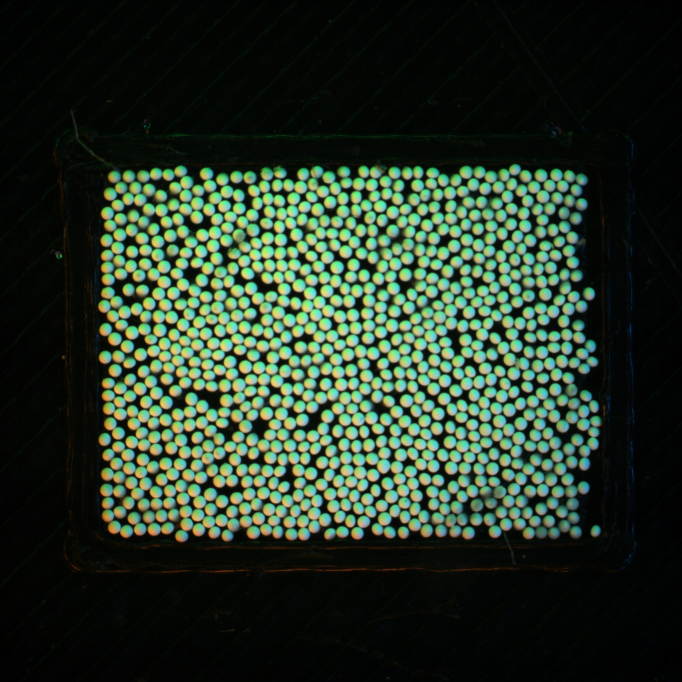
#> input picture brace200.jpg, 2046 x 2046 px (shown at 1/3 size)
$ python findContoursNoimage.py   (older library calls are emulated)
#> lines starting #> are read from the running program, lines starting #| are printed output that depends on the picture; after the words box and inside, x2 and y2 are one past the last pixel; in counts of white or black regions, pixels touching at a corner belong together; long printed decimals are rounded
import timeit
import statistics
start = timeit.default_timer()
import cv2
import numpy as np
#rawImage = cv2.imread('resize.bmp')
rawImage = cv2.imread('brace200.jpg')
#> rawImage is the input picture: shape (2046, 2046, 3); mean B, G, R 39.6, 55.4, 39.4
#cv2.imshow('Original Image', rawImage)
#cv2.waitKey(0)
bilateral_filtered_image = cv2.bilateralFilter(rawImage, 5, 175, 175)
cv2.imshow('Bilateral', bilateral_filtered_image)
cv2.waitKey(0)
edge_detected_image = cv2.Canny(bilateral_filtered_image, 75, 200)
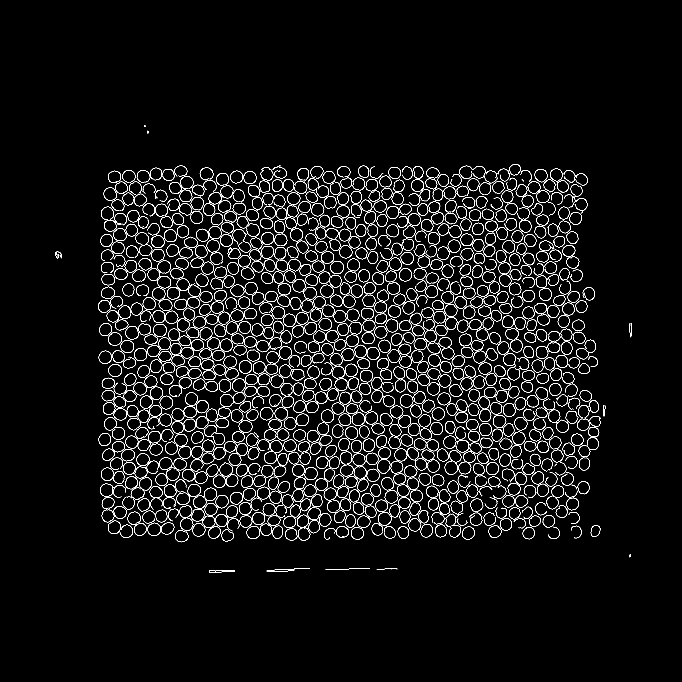
#> edge_detected_image: shape (2046, 2046) (shown at 1/3 size); 3.2% white in thin lines or dots, all inside (x1, y1, x2, y2) = (165, 376, 1895, 1717)
cv2.imshow('Edge', edge_detected_image)
cv2.imwrite('cvCanny.jpg',edge_detected_image)
print('D-type',edge_detected_image.dtype)
#| D-type uint8
print('Shape',edge_detected_image.shape)
#| Shape (2046, 2046)
edge_detected_image = cv2.imread('cannyImage.jpg')
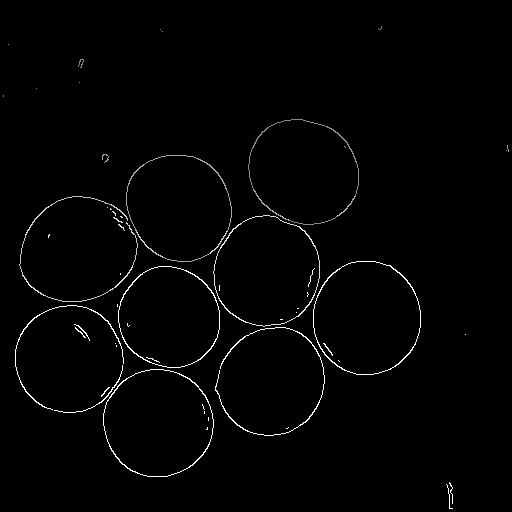
#> input picture cannyImage.jpg, 512 x 512 px
#> edge_detected_image is the input picture: shape (512, 512, 3); min 0, max 255, mean 3.4
edge_detected_image = edge_detected_image
edge_detected_image= cv2.cvtColor(edge_detected_image, cv2.COLOR_RGB2GRAY)
#> edge_detected_image: shape (512, 512)
cv2.waitKey(0)
_, contours, _= cv2.findContours(edge_detected_image, cv2.RETR_TREE, cv2.CHAIN_APPROX_SIMPLE)
#> contours = 1972 contours, 1901 with area under 20; largest, box (x1, y1, x2, y2) and area: (8, 112, 424, 480) 90778, (313, 261, 421, 375) 9160, (19, 196, 138, 302) 8967, (103, 369, 214, 477) 8701, (249, 119, 359, 225) 8556
contour_list = []
ellipse_list = []
size = 0.0
standardDev = 0.0
meanSize = 0.0
cumeccent = 0.0
meanCumeccent = 0.0
sizeArray = []
cnt = contours[0]
#> cnt = [[455, 509]]
i = 0
for contour in contours:
	i+=1
	approx = cv2.approxPolyDP(contour,0.01*cv2.arcLength(contour,True),True)
	area = cv2.contourArea(contour)
	if ((area > 30)):
		# (len(approx) > 8) & (len(approx) < 23)
		contour_list.append(contour)
		ellipse = cv2.fitEllipse(contour)
		(x,y),(ma, MA), angle = ellipse
		if (MA/ma < 1.5):
			print('Area: ', area)
			print ('X', x)
			print ('Y',y)
			print ('Number:',i)
			cv2.ellipse(rawImage,ellipse,(0,255,0))
			cv2.putText(rawImage,str(i),(int(x),int(y)),
				cv2.FONT_HERSHEY_SIMPLEX, 1.0, (0, 0, 255), 2)
			size += ((ma+MA)/2)
			cumeccent += (MA/ma)
			sizeArray.append((ma+MA)/2)
#> this loop made 1972 passes
#> (area, x, y, ma, MA, angle, size, cumeccent) on passes 217, 357, 364, 421, 490, 751, 818, 892, 910, 1023, 1075, 1147: (90778, 204.8, 300.6, 308.5, 401, 71.15, 354.7, 1.3), (51.5, 99.53, 408.3, 7.94, 11.05, 152.1, 364.2, 2.69), (32.5, 213.3, 404.5, 6.14, 7.94, 101.3, 371.3, 3.99), (154, 212, 395.2, 12.72, 16.84, 152.1, 386, 5.31), (8701, 157.4, 422.9, 101.4, 103.8, 169.8, 488.7, 6.33), (8548, 270.8, 381.7, 99.27, 105.7, 47.78, 591.1, 7.4), (52.5, 288.9, 324.7, 8.18, 9.27, 108.3, 599.9, 8.53), (437, 307.4, 322.6, 25.02, 28.15, 25.03, 626.4, 9.66), (8537.5, 68.66, 358.6, 101.3, 102.8, 14.37, 728.5, 10.67), (63.5, 53.32, 302.6, 8.32, 9.94, 98.8, 737.6, 11.87), (638, 107.1, 306.3, 29.12, 32.66, 24.76, 768.5, 12.99), (46.5, 210.2, 284.7, 7.05, 10.22, 143.5, 777.2, 14.44)
#> (area, x, y, ma, MA, angle) on passes 7, 179, 252, 365, 414, 581: (89, 449, 494.6, 13.82, 29.26, 178.9), (57.5, 105.8, 158.4, 8.84, 15.43, 153.2), (33.5, 108.7, 448.9, 5.17, 10.88, 143.2), (37, 206, 405.5, 6.46, 10.64, 155.6), (30.5, 205.1, 389.3, 4.99, 9.04, 48.76), (427.5, 137, 367, 19.93, 37.45, 82.05)
#> (printed output is left out)
#> after the loop, contour_list = 45 contours; largest, box (x1, y1, x2, y2) and area: (8, 112, 424, 480) 90778, (313, 261, 421, 375) 9160, (19, 196, 138, 302) 8967, (103, 369, 214, 477) 8701, (249, 119, 359, 225) 8556; cumeccent = 26.13; i = 1972; size = 1444; sizeArray = [354.7, 9.5, 7.04, 14.78, 102.6, 102.5, 8.73, 26.58, 102.1, 9.13, 30.89, 8.63, 7.63, 94.61, 105.2, 9.27, 26.36, 101.1, 104.1, 100.9, 102.8, 14.79]
#			print(MA/ma)
#cv2.drawContours(rawImage, contour_list,  -1, (255,0,0), 2)
cv2.imshow('Objects Detected',rawImage)
meanSize =5.4*(size/i)
#> meanSize = 3.95
meanCumeccent = cumeccent/i
#> meanCumeccent = 0.0133
mat = np.array(sizeArray)
#> mat = 22 values, max 354.7 at index 0, min 7.04 at index 2, mean 65.63
standardDev = statistics.stdev(mat)
#> standardDev = 77.97

# [4 lines of commented-out code are left out]


stop = timeit.default_timer()
print('Time: ', stop - start)
print('Mean Size =', meanSize)
#| Mean Size = 3.954
print('Mean Eccentricity =', meanCumeccent)
#| Mean Eccentricity = 0.01325
print('Standard Deviation  =', standardDev*5.4)
#| Standard Deviation  = 421.016
print(mat)
#| [354.732   9.495   7.038  14.780 102.610
#|  102.467   8.728  26.584 102.063   9.130
#|   30.890   8.635   7.632  94.615 105.199
#|    9.266  26.356 101.111 104.142 100.911
#|  102.789  14.794]
cv2.waitKey(0)
